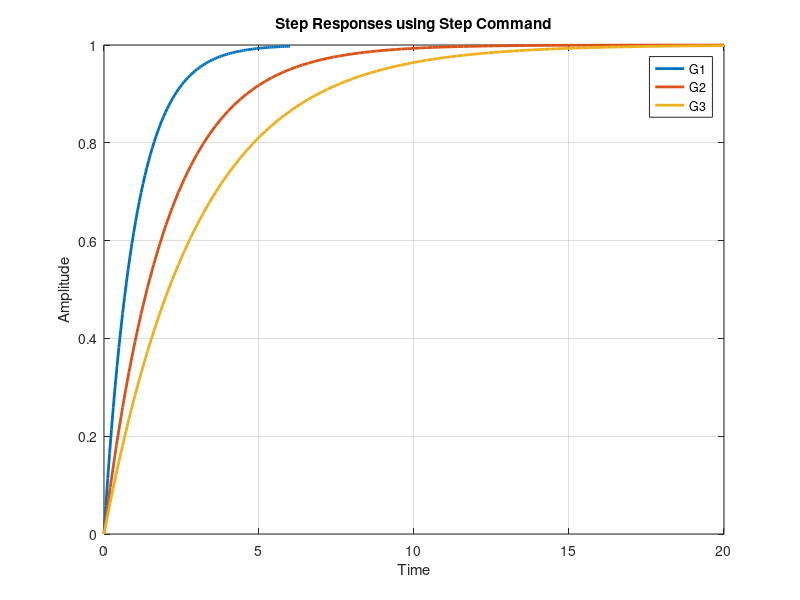
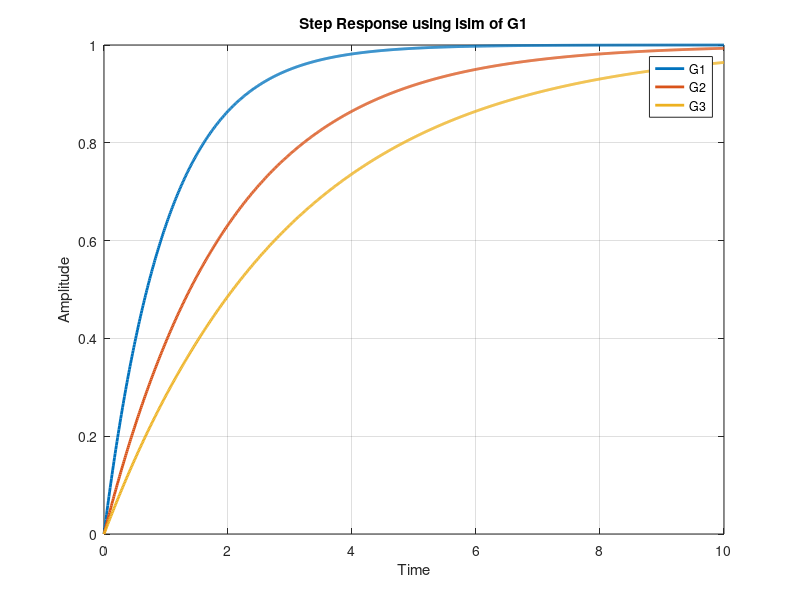

The MATLAB script that drew these images, in order:
clc
clear 
close all

G1 = tf([1],[1 1]); 
G2 = tf([1],[2 1]); 
G3 = tf([1],[3 1]); 
 
[x, t] = step(G1); 
plot(t, x, 'linewidth', 2); 
grid on;
xlabel('Time');
ylabel('Amplitude');
title('Step Responses using Step Command');

hold on;

[x1, t] = step(G2);
plot(t, x1, 'linewidth', 2); 

[x2, t] = step(G3); 
plot(t, x2, 'linewidth', 2);

legend('G1', 'G2', 'G3');

hold off;

t = 0:0.01:10;
u = ones(size(t));
[y1, t] = lsim(G1, u, t); 
[y2, t] = lsim(G2, u, t); 
[y3, t] = lsim(G3, u, t);  

figure();

plot(t, y1, 'linewidth', 2); 
grid on;
xlabel('Time');
ylabel('Amplitude');
title('Step Response using lsim of G1');

hold on;

plot(t, y2, 'linewidth', 2); 

plot(t, y3, 'linewidth', 2);

legend('G1', 'G2', 'G3');

hold off;
